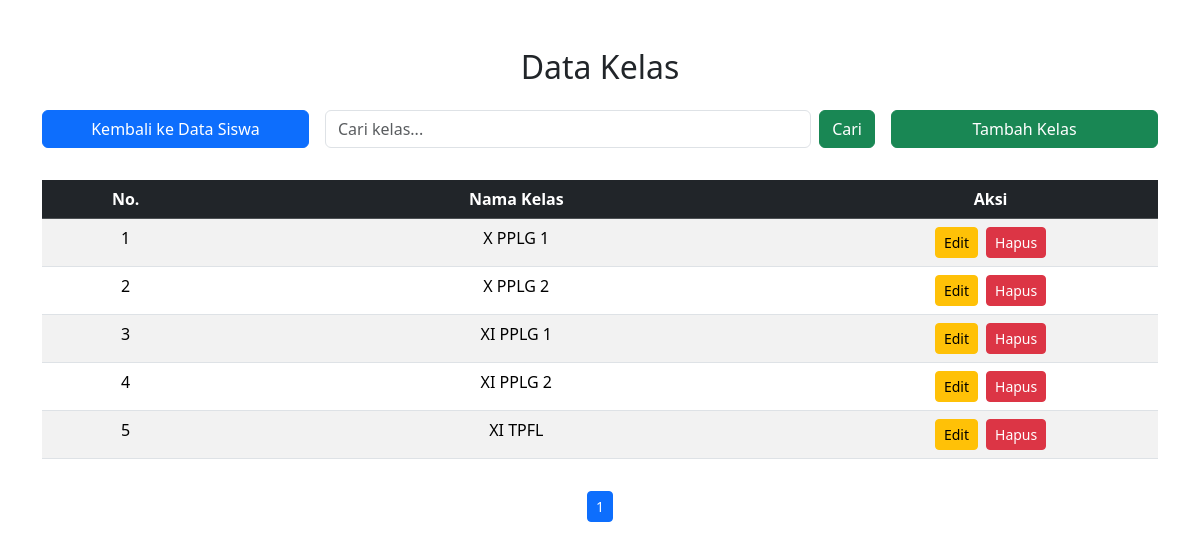
Page /views/kelas.php on the committed database.
### tables this page shows
CREATE TABLE `kelas` (
  `id_kelas` int(11) NOT NULL,
  `nama_kelas` varchar(50) NOT NULL
);

### views/kelas.php (the view, shortened to what this page needs)
<?php
    require '../includes/connect.php';
    $query = "SELECT * FROM kelas";
    $query .= " ORDER BY nama_kelas ASC";
    $result = mysqli_query($conn, $query);
    $total_records = mysqli_num_rows($result);
    $per_page = 5;
    $total_pages = ceil($total_records / $per_page);
    $page = isset($_GET['page']) ? $_GET['page'] : 1;
    $start_from = ($page - 1) * $per_page;
    $query .= " LIMIT $start_from, $per_page";
    $result = mysqli_query($conn, $query);
?>
<!DOCTYPE html>
<html lang="en">
<head>
    <link rel="stylesheet" href="https://cdn.jsdelivr.net/npm/bootstrap@5.3.3/dist/css/bootstrap.min.css">
    <link rel="stylesheet" href="../css/style.css">
</head>
<body>
    <div class="container mt-5">
        <h2 class="mb-4 text-center">Data Kelas</h2>
        <div class="row g-3 mb-3">
            <div class="col-12 col-md-3">
                <a href="../index.php" class="btn btn-primary w-100 w-md-auto">Kembali ke Data Siswa</a>
            </div>
            <div class="col-12 col-md-6">
                <form action="" method="GET" class="d-flex search-from">
                    <input type="search" name="search" class="form-control me-2" placeholder="Cari kelas..." value="<?= isset($search) ? $search : ''; ?>">
                    <button type="submit" class="btn btn-success">Cari</button>
                </form>
            </div>
            <div class="col-12 col-md-3 text-md-end">
                <a href="../actions/tambah_kelas.php" class="btn btn-success w-100 w-md-auto">Tambah Kelas</a>
            </div>
        </div>
        <div class="table-responsive">
            <table class="table table-striped table-hover">
                <thead class="table-dark text-center">
                    <th style="width: 15%">No. </th>
                    <th style="width: 55%">Nama Kelas</th>
                    <th style="width: 30%">Aksi</th>
                </thead>
                <tbody>
                    <?php $i = 1; ?>
                    <?php while($row = mysqli_fetch_assoc($result)) : ?>
                        <tr class="text-center">
                            <td><?= $i; ?></td>
                            <td><?= $row["nama_kelas"]; ?></td>
                            <td>
                                <div class="table-actions d-flex justify-content-center gap-2">
                                    <a href="../actions/edit_kelas.php?id=<?= $row["id_kelas"]; ?>" class="btn btn-warning btn-sm">Edit</a>
                                    <a href="../actions/hapus_kelas.php?id=<?= $row["id_kelas"]; ?>" class="btn btn-danger btn-sm" onclick="return confirm('Yakin ingin menghapus?')">Hapus</a>
                                </div>
                            </td>
                        </tr>
                        <?php $i++ ?>
                    <?php endwhile; ?>
                </tbody>
            </table>
        </div>
        <nav class="mt-3">
            <ul class="pagination pagination-sm flex-wrap justify-content-center">
                <?php for ($i = 1; $i <= $total_pages; $i++) : ?>
                    <li class="page-item <?php if ($page == $i) echo 'active'; ?>">
                        <a class="page-link" href="?page=<?= $i; ?>&search=<?= isset($search) ? $search : ''; ?>"><?= $i; ?></a>
                    </li>
                <?php endfor; ?>
            </ul>
        </nav>
    </div>
</body>
</html>

### rows in the picture
kelas: nama_kelas "X PPLG 1"
kelas: nama_kelas "X PPLG 2"
kelas: nama_kelas "XI PPLG 1"
kelas: nama_kelas "XI PPLG 2"
kelas: nama_kelas "XI TPFL"
